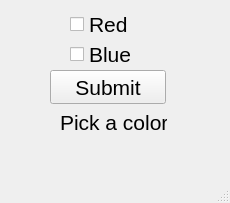
<?xml version="1.0" encoding="UTF-8"?>
<ui version="4.0">
 <class>MainWindow</class>
 <widget class="QMainWindow" name="MainWindow">
  <property name="geometry">
   <rect>
    <x>0</x>
    <y>0</y>
    <width>230</width>
    <height>203</height>
   </rect>
  </property>
  <property name="windowTitle">
   <string>MainWindow</string>
  </property>
  <widget class="QWidget" name="centralwidget">
   <widget class="QCheckBox" name="red_checkBox">
    <property name="geometry">
     <rect>
      <x>70</x>
      <y>10</y>
      <width>63</width>
      <height>29</height>
     </rect>
    </property>
    <property name="font">
     <font>
      <pointsize>16</pointsize>
     </font>
    </property>
    <property name="text">
     <string>Red</string>
    </property>
   </widget>
   <widget class="QCheckBox" name="blue_checkBox">
    <property name="geometry">
     <rect>
      <x>70</x>
      <y>40</y>
      <width>68</width>
      <height>29</height>
     </rect>
    </property>
    <property name="font">
     <font>
      <pointsize>16</pointsize>
     </font>
    </property>
    <property name="text">
     <string>Blue</string>
    </property>
   </widget>
   <widget class="QLabel" name="label">
    <property name="geometry">
     <rect>
      <x>60</x>
      <y>110</y>
      <width>107</width>
      <height>25</height>
     </rect>
    </property>
    <property name="font">
     <font>
      <pointsize>16</pointsize>
     </font>
    </property>
    <property name="text">
     <string>Pick a color</string>
    </property>
   </widget>
   <widget class="QPushButton" name="pushButton">
    <property name="geometry">
     <rect>
      <x>50</x>
      <y>70</y>
      <width>116</width>
      <height>34</height>
     </rect>
    </property>
    <property name="font">
     <font>
      <pointsize>16</pointsize>
     </font>
    </property>
    <property name="text">
     <string>Submit</string>
    </property>
   </widget>
  </widget>
  <widget class="QMenuBar" name="menubar">
   <property name="geometry">
    <rect>
     <x>0</x>
     <y>0</y>
     <width>230</width>
     <height>26</height>
    </rect>
   </property>
  </widget>
  <widget class="QStatusBar" name="statusbar"/>
 </widget>
 <resources/>
 <connections/>
</ui>
